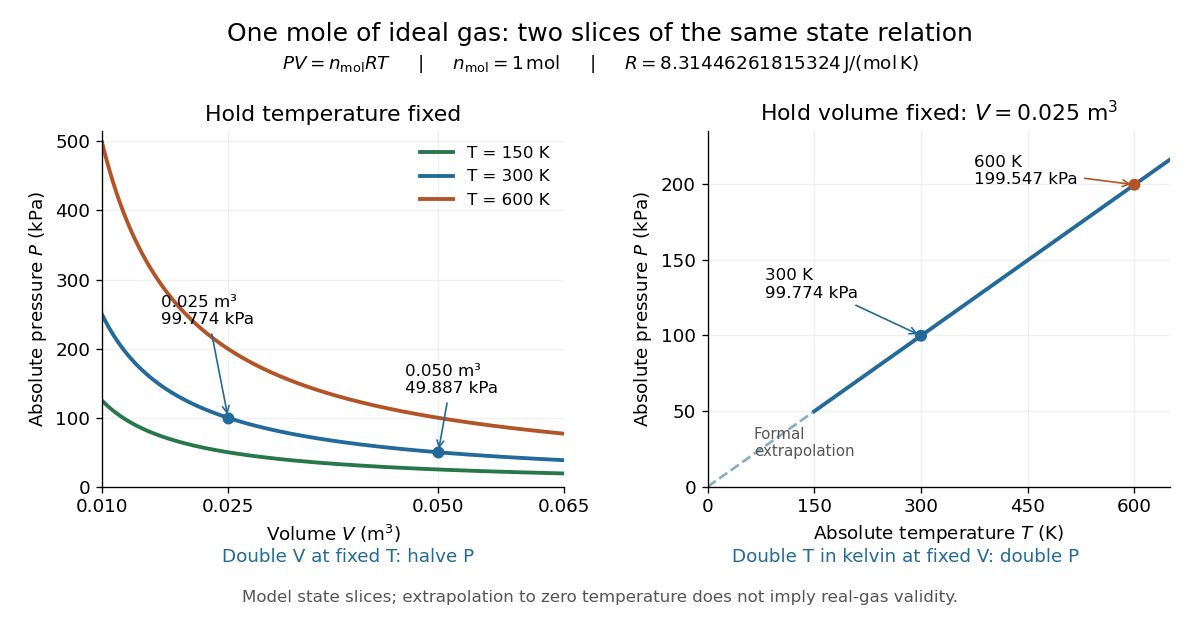

This chart was generated by the following Python code:
"""Plot pressure slices of PV = n_mol R T for one mole of ideal gas.

Writes ideal-gas-state-slices.png to the current working directory.
Tested with Python 3.14.4, Matplotlib 3.10.7, and NumPy 2.3.5.
"""

from pathlib import Path

import matplotlib.pyplot as plt
import numpy as np


GAS_CONSTANT = 8.31446261815324  # Exact SI value, J / (mol K).
AMOUNT_MOL = 1.0
REFERENCE_VOLUME = 0.025  # m^3.


def pressure_kpa(volume, temperature):
    return AMOUNT_MOL * GAS_CONSTANT * temperature / volume / 1000


def main():
    plt.rcParams.update({"font.size": 11, "figure.facecolor": "white",
                         "axes.facecolor": "white", "savefig.facecolor": "white"})
    fig, (left, right) = plt.subplots(1, 2, figsize=(10, 5.2), dpi=120)
    fig.subplots_adjust(left=0.085, right=0.975, bottom=0.22,
                        top=0.79, wspace=0.31)
    fig.suptitle("One mole of ideal gas: two slices of the same state relation",
                 fontsize=15, y=0.965)
    fig.text(0.5, 0.89, r"$PV=n_{\rm mol}RT$     |     "
             r"$n_{\rm mol}=1\,\mathrm{mol}$     |     "
             r"$R=8.31446261815324\,\mathrm{J/(mol\,K)}$", ha="center")
    blue, orange, green = "#226a9a", "#b35427", "#267849"

    volume = np.linspace(0.01, 0.065, 500)
    for temperature, color in zip((150, 300, 600), (green, blue, orange)):
        left.plot(volume, pressure_kpa(volume, temperature), color=color,
                  lw=2.3, label=f"T = {temperature} K")
    left.set(title="Hold temperature fixed", xlabel=r"Volume $V$ (m$^3$)",
             ylabel=r"Absolute pressure $P$ (kPa)",
             xlim=(0.01, 0.065), ylim=(0, 515))
    left.set_xticks([0.01, 0.025, 0.05, 0.065])
    left.legend(loc="upper right", frameon=False, fontsize=10)
    p_reference = pressure_kpa(REFERENCE_VOLUME, 300)
    p_expanded = pressure_kpa(2 * REFERENCE_VOLUME, 300)
    left.scatter([REFERENCE_VOLUME, 2 * REFERENCE_VOLUME],
                 [p_reference, p_expanded], color=blue, s=38, zorder=5)
    left.annotate(f"0.025 m³\n{p_reference:.3f} kPa",
                  xy=(REFERENCE_VOLUME, p_reference), xytext=(0.017, 235),
                  arrowprops={"arrowstyle": "->", "color": blue}, fontsize=10)
    left.annotate(f"0.050 m³\n{p_expanded:.3f} kPa",
                  xy=(2 * REFERENCE_VOLUME, p_expanded), xytext=(0.046, 135),
                  arrowprops={"arrowstyle": "->", "color": blue}, fontsize=10)

    temperature = np.linspace(150, 650, 500)
    right.plot(temperature, pressure_kpa(REFERENCE_VOLUME, temperature),
               color=blue, lw=2.3)
    extrapolated = np.linspace(0, 150, 100)
    right.plot(extrapolated, pressure_kpa(REFERENCE_VOLUME, extrapolated),
               color=blue, lw=1.6, ls="--", alpha=0.55)
    right.set(title=r"Hold volume fixed: $V=0.025$ m$^3$",
              xlabel=r"Absolute temperature $T$ (K)",
              ylabel=r"Absolute pressure $P$ (kPa)",
              xlim=(0, 650), ylim=(0, 235))
    right.set_xticks([0, 150, 300, 450, 600])
    right.scatter([300, 600], [p_reference, 2 * p_reference],
                  color=[blue, orange], s=38, zorder=5)
    right.annotate(f"300 K\n{p_reference:.3f} kPa", xy=(300, p_reference),
                   xytext=(80, 125), fontsize=10,
                   arrowprops={"arrowstyle": "->", "color": blue})
    right.annotate(f"600 K\n{2 * p_reference:.3f} kPa", xy=(600, 2 * p_reference),
                   xytext=(375, 200), fontsize=10,
                   arrowprops={"arrowstyle": "->", "color": orange})
    right.text(65, 20, "Formal\nextrapolation", color="#555555", fontsize=9)

    for ax in (left, right):
        ax.grid(alpha=0.18)
        ax.spines[["top", "right"]].set_visible(False)
    fig.text(0.29, 0.10, "Double V at fixed T: halve P", ha="center", color=blue)
    fig.text(0.755, 0.10, "Double T in kelvin at fixed V: double P",
             ha="center", color=blue)
    fig.text(0.5, 0.035,
             "Model state slices; extrapolation to zero temperature does not imply real-gas validity.",
             ha="center", fontsize=10, color="#555555")
    fig.savefig(Path.cwd() / Path(__file__).with_suffix(".png").name,
                facecolor="white", transparent=False)
    plt.close(fig)


if __name__ == "__main__":
    main()
